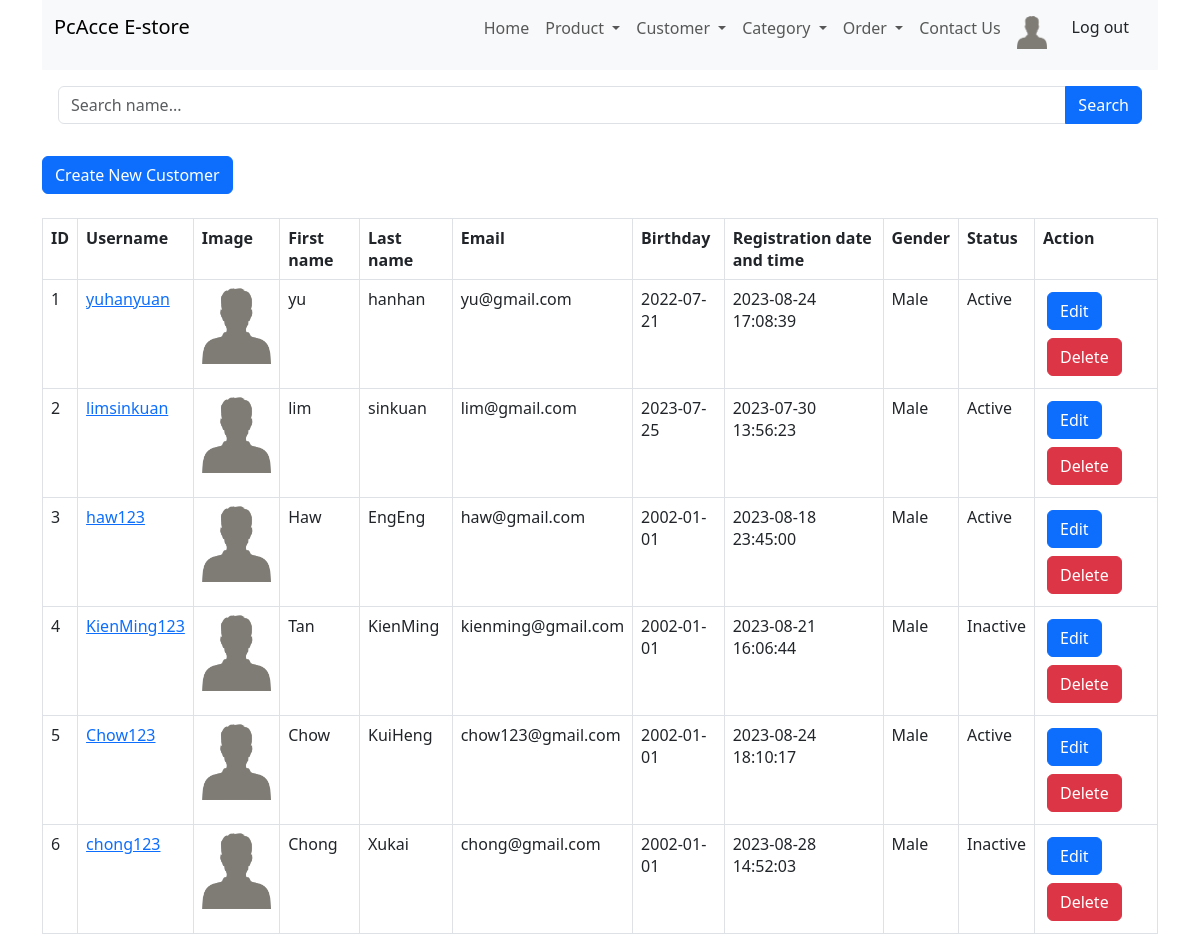
The app's page /customer_read.php (signed in) with its own data.
### tables this page shows
CREATE TABLE `customers` (
  `user_id` int(11) NOT NULL,
  `username` varchar(20) NOT NULL,
  `image` varchar(100) NOT NULL,
  `first_name` varchar(20) NOT NULL,
  `last_name` varchar(20) NOT NULL,
  `password` text NOT NULL,
  `email` varchar(30) NOT NULL,
  `date_of_birth` date NOT NULL,
  `registration_date_time` datetime NOT NULL,
  `gender` enum('male','female') NOT NULL,
  `status` enum('active','inactive') NOT NULL DEFAULT 'active'
);

### customer_read.php (the view, shortened to what this page needs)
<html lang="en">
<head>
    <link href="https://cdn.jsdelivr.net/npm/bootstrap@5.3.0/dist/css/bootstrap.min.css" rel="stylesheet">
</head>
<body>
    <div class="container">
        <?php
        include 'menu/menu.php';
        ?>
        <?php
        include 'config/database.php';
        $searchKeyword = isset($_GET['search']) ? $_GET['search'] : '';
        $query = "SELECT image, user_id, username, first_name, last_name, date_of_birth, registration_date_time, email, gender, status FROM customers";
        $query .= " ORDER BY user_id ASC";
        $stmt = $con->prepare($query);
        $stmt->execute();
        $num = $stmt->rowCount();
        echo '<div class="p-3">
            <form method="GET" action="">
                <div class="input-group mb-3">
                    <input type="text" class="form-control" name="search" placeholder="Search name..." value="' . str_replace('%', '', $searchKeyword) . '">
                    <button class="btn btn-primary" type="submit">Search</button>
                </div>
            </form>
        </div>';
        echo "<div><a href='customer_create.php' class='btn btn-primary m-b-1em'>Create New Customer</a></div>" . "<br>";
        if ($num > 0) {
            echo "<div class='table-responsive'>";
            echo "<table id='customer_table' class='table table-hover table-bordered'>";
            echo "<tr>";
            echo "<th>ID</th>";
            echo "<th>Username</th>";
            echo "<th>Image</th>";
            echo "<th>First name</th>";
            echo "<th>Last name</th>";
            echo "<th>Email</th>";
            echo "<th>Birthday</th>";
            echo "<th>Registration date and time</th>";
            echo "<th>Gender</th>";
            echo "<th>Status</th>";
            echo "<th>Action</th>";
            echo "</tr>";
            while ($row = $stmt->fetch(PDO::FETCH_ASSOC)) {
                extract($row);
                $gender = ucfirst($gender);
                $status = ucfirst($status);
                echo "<tr>";
                echo "<td>{$user_id}</td>";
                echo "<td><a href='customer_read_one.php?id={$user_id}'>{$username}</a></td>";
                echo "<td><img src='uploads/{$image}' class='img-fluid' alt='{$username}' width='100px'</td>";
                echo "<td>{$first_name}</td>";
                echo "<td>{$last_name}</td>";
                echo "<td>{$email}</td>";
                echo "<td>{$date_of_birth}</td>";
                echo "<td>{$registration_date_time}</td>";
                echo "<td>{$gender}</td>";
                echo "<td>{$status}</td>";
                echo "<td>";
                echo "<a href='customer_update.php?id={$user_id}' class='btn btn-primary m-r-1em m-1'>Edit</a>";
                echo "<a href='#' onclick='delete_customer({$user_id});'  class='btn btn-danger m-1'>Delete</a>";
                echo "</td>";
                echo "</tr>";
            }
            echo "</table>";
            echo "</div>";
        } else {
            echo "<div class='alert alert-danger'>No records found.</div>";
        }
        ?>
    </div>
</body>
</html>

### records on screen
customers: user_id "1", username "yuhanyuan", image (placeholder picture), first_name "yu", last_name "hanhan", email "yu@gmail.com", date_of_birth "2022-07-21", registration_date_time "2023-08-24 17:08:39", gender "Male", status "Active"
customers: user_id "2", username "limsinkuan", image (placeholder picture), first_name "lim", last_name "sinkuan", email "lim@gmail.com", date_of_birth "2023-07-25", registration_date_time "2023-07-30 13:56:23", gender "Male", status "Active"
customers: user_id "3", username "haw123", image (placeholder picture), first_name "Haw", last_name "EngEng", email "haw@gmail.com", date_of_birth "2002-01-01", registration_date_time "2023-08-18 23:45:00", gender "Male", status "Active"
customers: user_id "4", username "KienMing123", image (placeholder picture), first_name "Tan", last_name "KienMing", email "kienming@gmail.com", date_of_birth "2002-01-01", registration_date_time "2023-08-21 16:06:44", gender "Male", status "Inactive"
customers: user_id "5", username "Chow123", image (placeholder picture), first_name "Chow", last_name "KuiHeng", email "chow123@gmail.com", date_of_birth "2002-01-01", registration_date_time "2023-08-24 18:10:17", gender "Male", status "Active"
customers: user_id "6", username "chong123", image (placeholder picture), first_name "Chong", last_name "Xukai", email "chong@gmail.com", date_of_birth "2002-01-01", registration_date_time "2023-08-28 14:52:03", gender "Male", status "Inactive"
